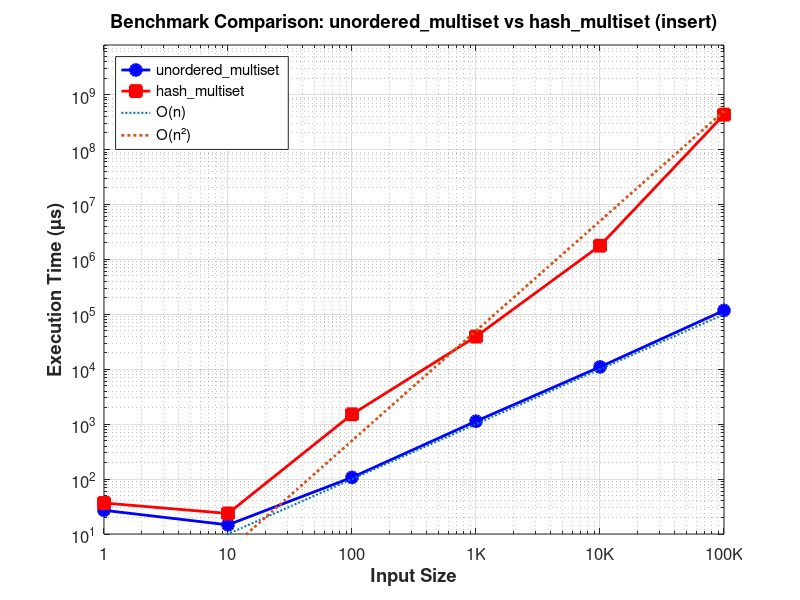

Reproduce this figure in MATLAB.
% Dataset of unordered_multiset
x1 = [1, 10, 100, 1000, 10000, 100000];
y1 = [27, 14.67, 107.33, 1131, 11017, 117692.67];

% Dataset of hash_multi_set
x2 = [1, 10, 100, 1000, 10000, 100000];
y2 = [36.67, 23.67, 1512.67, 39390, 1776907.33, 431136200];

% Create a new figure with a specific size
figure('Position', [100, 100, 800, 600]);

loglog(x1, y1, 'b-o', 'LineWidth', 2, 'MarkerSize', 8, 'MarkerFaceColor', 'b');
hold on;
loglog(x2, y2, 'r-s', 'LineWidth', 2, 'MarkerSize', 8, 'MarkerFaceColor', 'r');

% Generate reference lines for different complexity classes
x_ref = logspace(0, 5, 100); % Generate 100 points from 10^0 to 10^5

% Scale factors to position the reference lines appropriately
% c_const = 100;
% c_log = 20;
c_linear = 1;
c_quadratic = 0.05;

% O(1) - Constant time
% y_const = c_const * ones(size(x_ref));
% loglog(x_ref, y_const, '-.', 'Color', [0.5, 0.5, 0.5], 'LineWidth', 1.5);

% O(log n) - Logarithmic time
% y_log = c_log * log10(x_ref);
% loglog(x_ref, y_log, '-.', 'Color', [0.0, 0.7, 0.0], 'LineWidth', 1.5);

% O(n) - Linear time
y_linear = c_linear * x_ref;
loglog(x_ref, y_linear, ':', 'MarkerFaceColor', 'r', 'LineWidth', 1.5);

% O(n^2) - Quadratic time
y_quadratic = c_quadratic * x_ref.^2;
loglog(x_ref, y_quadratic, ':', 'MarkerFaceColor', 'b', 'LineWidth', 2);

% Add grid lines
grid on;

% Add labels and title
xlabel('Input Size', 'FontSize', 14, 'FontWeight', 'bold');
ylabel('Execution Time (µs)', 'FontSize', 14, 'FontWeight', 'bold');
title('Benchmark Comparison: unordered\_multiset vs hash\_multiset (insert)', 'FontSize', 16, 'FontWeight', 'bold');

% Add legend
% 'O(1)', 'O(log n)',
legend('unordered\_multiset', 'hash\_multiset', 'O(n)', 'O(n²)', 'Location', 'northwest');

% Customize the appearance
set(gca, 'FontSize', 12);
set(gca, 'XTickLabel', {'1', '10', '100', '1K', '10K', '100K'});

% Adjust y-axis limits to better visualize the data
ylim([10, 8000000000]);